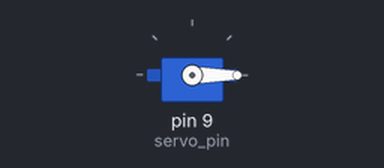
Simulated run of this sketch. Board: Arduino Uno, built with avr-gcc and run on an emulated ATmega328P. Parts: servo.

Above: at 0.05 s.
At 1.5 s:
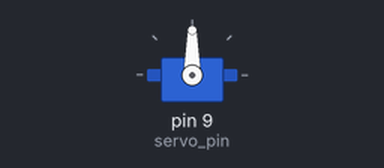
At 3.0 s:
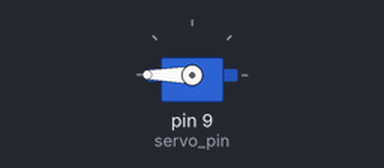
Timing chart, 0 to 6.9 s (numbered marks = the images above):
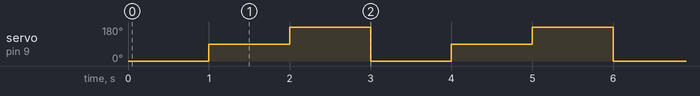

Measured:
- by itself, servo on pin 9 (servo_pin): repeats every 3.0 s: 180° 1.0 s, 0° 1.0 s, 90° 1.0 s

The sketch:

servo.ino
```cpp
#include <Servo.h>

int servo_pin = 9;
Servo servo;

void setup() {
  servo.attach(servo_pin);
}

void loop() {
  servo.write(0);
  delay(1000);

  servo.write(90);
  delay(1000);
  servo.write(180);
  delay(1000);
}
```
